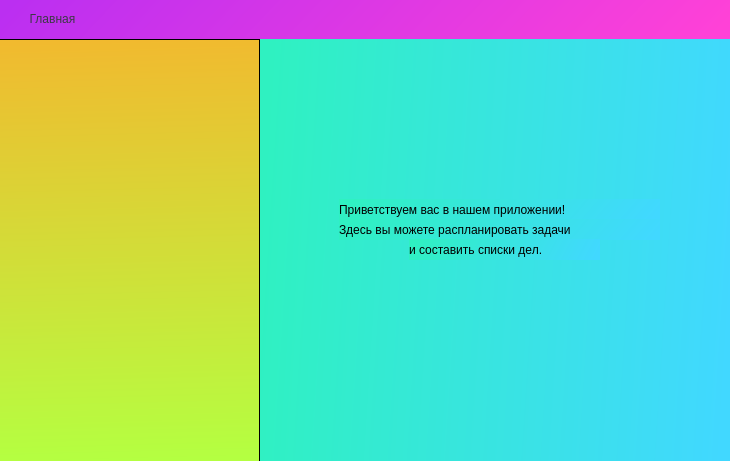
<?xml version="1.0" encoding="UTF-8"?>
<ui version="4.0">
 <class>MainWindow</class>
 <widget class="QMainWindow" name="MainWindow">
  <property name="geometry">
   <rect>
    <x>0</x>
    <y>0</y>
    <width>730</width>
    <height>461</height>
   </rect>
  </property>
  <property name="windowTitle">
   <string>TaskProject</string>
  </property>
  <property name="windowIcon">
   <iconset resource="imges.qrc">
    <normaloff>:/new/prefix1/imges/calendar.png</normaloff>:/new/prefix1/imges/calendar.png</iconset>
  </property>
  <widget class="QWidget" name="centralwidget">
   <widget class="QWidget" name="widget" native="true">
    <property name="geometry">
     <rect>
      <x>0</x>
      <y>-5</y>
      <width>731</width>
      <height>44</height>
     </rect>
    </property>
    <property name="styleSheet">
     <string notr="true">background-color: qlineargradient(spread:pad, x1:0, y1:0.477, x2:1, y2:0.534, stop:0 rgba(187, 47, 241, 255), stop:1 rgba(255, 65, 215, 255));</string>
    </property>
    <widget class="QPushButton" name="pushButton">
     <property name="geometry">
      <rect>
       <x>10</x>
       <y>10</y>
       <width>85</width>
       <height>28</height>
      </rect>
     </property>
     <property name="styleSheet">
      <string notr="true">color: rgb(61, 56, 70);</string>
     </property>
     <property name="text">
      <string>Главная</string>
     </property>
     <property name="flat">
      <bool>true</bool>
     </property>
    </widget>
   </widget>
   <widget class="QStackedWidget" name="stackedWidget">
    <property name="geometry">
     <rect>
      <x>259</x>
      <y>39</y>
      <width>474</width>
      <height>423</height>
     </rect>
    </property>
    <property name="styleSheet">
     <string notr="true">background-color: qlineargradient(spread:pad, x1:0, y1:0.477, x2:1, y2:0.534, stop:0 rgba(47, 241, 193, 255), stop:1 rgba(65, 216, 255, 255));</string>
    </property>
    <widget class="QWidget" name="page">
     <widget class="QLabel" name="label">
      <property name="geometry">
       <rect>
        <x>80</x>
        <y>160</y>
        <width>321</width>
        <height>21</height>
       </rect>
      </property>
      <property name="styleSheet">
       <string notr="true">color: rgb(0, 0, 0);
font: 900 11pt &quot;Segoe UI&quot;;</string>
      </property>
      <property name="text">
       <string>Приветствуем вас в нашем приложении!</string>
      </property>
     </widget>
     <widget class="QLabel" name="label_2">
      <property name="geometry">
       <rect>
        <x>80</x>
        <y>180</y>
        <width>321</width>
        <height>21</height>
       </rect>
      </property>
      <property name="styleSheet">
       <string notr="true">color: rgb(0, 0, 0);
font: 900 11pt &quot;Segoe UI&quot;;</string>
      </property>
      <property name="text">
       <string>Здесь вы можете распланировать задачи</string>
      </property>
     </widget>
     <widget class="QLabel" name="label_3">
      <property name="geometry">
       <rect>
        <x>150</x>
        <y>200</y>
        <width>191</width>
        <height>21</height>
       </rect>
      </property>
      <property name="styleSheet">
       <string notr="true">color: rgb(0, 0, 0);
font: 900 11pt &quot;Segoe UI&quot;;</string>
      </property>
      <property name="text">
       <string>и составить списки дел.</string>
      </property>
     </widget>
    </widget>
    <widget class="QWidget" name="page_2"/>
   </widget>
   <widget class="QScrollArea" name="scrollArea">
    <property name="geometry">
     <rect>
      <x>-1</x>
      <y>39</y>
      <width>261</width>
      <height>423</height>
     </rect>
    </property>
    <property name="styleSheet">
     <string notr="true">background-color: qlineargradient(spread:pad, x1:0.487, y1:0, x2:0.503, y2:1, stop:0 rgba(241, 186, 47, 255), stop:1 rgba(180, 255, 65, 255));</string>
    </property>
    <property name="widgetResizable">
     <bool>true</bool>
    </property>
    <widget class="QWidget" name="scrollAreaWidgetContents">
     <property name="geometry">
      <rect>
       <x>0</x>
       <y>0</y>
       <width>259</width>
       <height>421</height>
      </rect>
     </property>
    </widget>
   </widget>
  </widget>
 </widget>
 <resources>
  <include location="imges.qrc"/>
 </resources>
 <connections/>
</ui>
